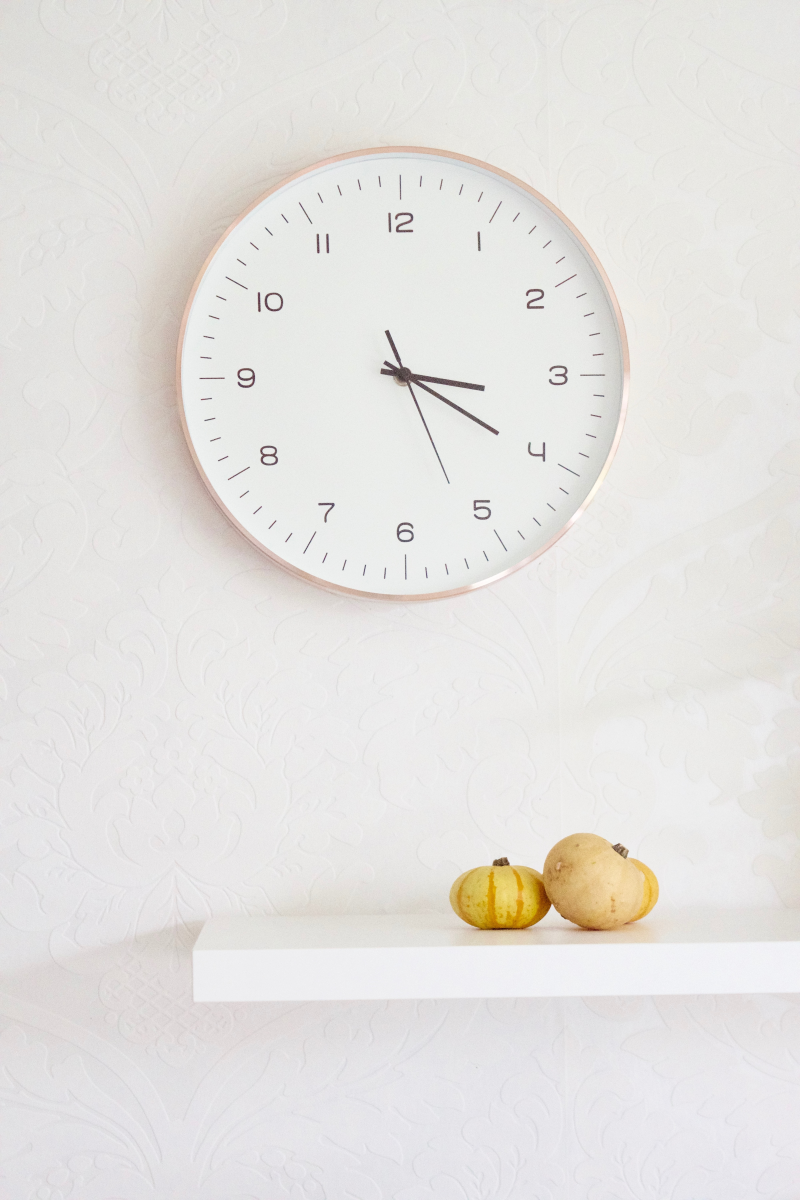
#> input picture 2.jpg, 4000 x 6000 px, given in place of 1.jpg, which was not available (shown at 1/5 size)
$ python projekt_zegarv3.py
#> lines starting #> are read from the running program, lines starting #| are printed output that depends on the picture; after the words box and inside, x2 and y2 are one past the last pixel; in counts of white or black regions, pixels touching at a corner belong together; pictures that were not available may be replaced by others from this repository, and a replacement may not be noted
import cv2
import numpy as np
import math

def main():
    #deklaracja zmiennych pomocniczych
    str1= "minuta: "
    str2= "godzina: "
    c1=6; c2=30 # 1 minuta = 6 stopni, 1h= 30 stopni
    j1=15; j2=60; j3=2; j4=11 # j1,j2 minuty do iteracji, j3,j4 godziny do iteracji
    clock_min = 0; clock_h =1;
    # deklaracja zmiennych przechowujacych nazwe i format zdjecia
    name = [str(i) for i in range(1, 31 )]
    format = '.jpg'
    for i in name: #glowna petla programu iterujaca zdjecia
        print(i) #numer zdjecia
        c = i + format #nazwa pliku
        img = cv2.imread(c, 0) #wczytanie zdjecia
#> img: shape (6000, 4000); min 0, max 255, mean 227.5
        img = cv2.resize(img, (0, 0), fx=0.1, fy=0.1) #zmiana wielksci obrazu
#> img: shape (600, 400)
        img_blur = cv2.medianBlur(img, 7)  # rozmycie zdjecia
        cimg = cv2.cvtColor(img_blur, cv2.COLOR_GRAY2BGR) # zdjecie w odcieniach
        # szarosci
        cimg2 = cv2.cvtColor(img, cv2.COLOR_GRAY2BGR)
        _, thersh1 = cv2.threshold(cimg, 150, 255, cv2.THRESH_BINARY_INV)
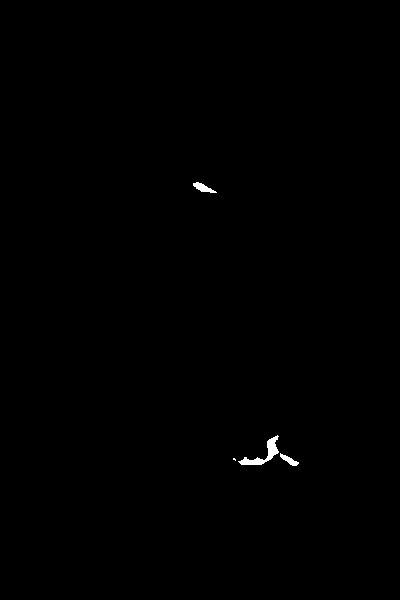
#> thersh1: shape (600, 400, 3); 0.24% white; 4 white regions (1 under 20 px), largest, box (x1, y1, x2, y2) and area: (238, 435, 279, 465) 349, (193, 182, 217, 193) 125, (280, 453, 299, 466) 100
        linesP,circles,cdst = kola(cimg2, img)  #wywolanie funkcji wykrywajacej
        if linesP is not None:
            # kolo i wskazowki zegara
            tab_l, tab_a, tab_d = linie(linesP, circles,cdst) #wywolanie funkcji
            # wyliczajacej katy wskazowek
            cdst,x,y,z = sort_function(tab_l,tab_a,tab_d,cdst) #wywolanie funkcji
            # sortujacej linie
            min = minuta(x[0], c1, str1,j1,j2,clock_min) # wywolanie funkcji liczacej
            # minuty
            h = minuta(x[1], c2, str2,j3,j4,clock_h) # wywolanie funkcji liczacej
            # godzine
            czas= str(h) +":" + str(min) # string przechowujacy godzine ze zdjecia
            print (czas) # wyswietlenie w teminalu godziny

            font = cv2.FONT_HERSHEY_SIMPLEX #font wyswietlanego tekstu na zdjeciu
            org = (50, 50)  # wielkosc fontu
            fontScale = 1  # skala fontu
            color = (255, 0, 0) # kolor niebieski w BGR
            thickness = 2 # grubosc linii rowna 2 px
            # Uzycie metody puttext w celu wyswietlenia tekstu na zdjeciu
            image = cv2.putText(img, czas, org, font,
                                fontScale, color, thickness, cv2.LINE_AA)
            cv2.imshow('detected circles', image) #wyswietlenie zdjecia
            cv2.waitKey(0) # czekanie na przycisk
            cv2.destroyAllWindows() # wylaczenie zdjecia
        else:
            print("Pominieto")

def kola(cimg2,img):
    edges = cv2.Canny(cimg2, 100, 200) # wykrycie krawedzi
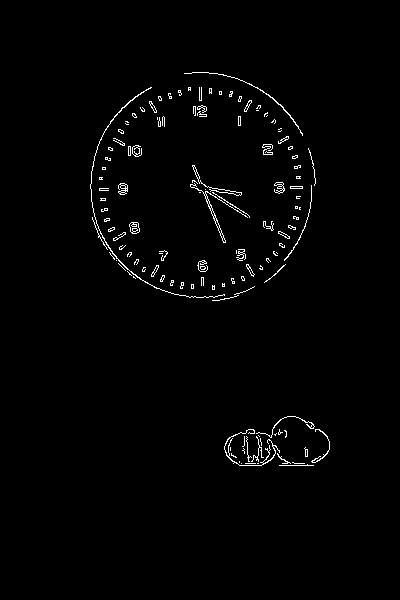
#> edges: shape (600, 400); 1.4% white in thin lines or dots, all inside (x1, y1, x2, y2) = (90, 72, 330, 466)
    # cv2.imshow('canny_filter', edges)
    # cv2.waitKey(0)
    # cv2.destroyAllWindows()
    # wykrycie okregow na zdjeciu
    circles = cv2.HoughCircles(edges, cv2.HOUGH_GRADIENT, 1, 300,
                               param1=50, param2=30, minRadius=30, maxRadius=200)
#> circles = [[200.5, 185.5, 112.2]]
    print(circles)
#| [[[200.5 185.5 112.2]]]
    if circles is not None:
        circles = np.uint16(np.around(circles)) # zmiana typu zmiennych tablicy okregu
#> circles = [[200, 186, 112]]
        diameter = [] # deklaracja tablicy do przechowywania srednicy okregu
        for k in circles[0, :]:
            diameter.append(k[2]) # wypelnienie tablicy srednica
            if max(diameter) == k[2]: # wykrycie najwiekszego okregu
                circles = k # ograniczenie sie do jednego okregu
#> this loop made 1 pass
#> after the loop, diameter = [112]
        # wyrysowanie okregu na zdjeciu
        cv2.circle(cimg2, (circles[0], circles[1]), circles[2], (0, 255, 0), 2)
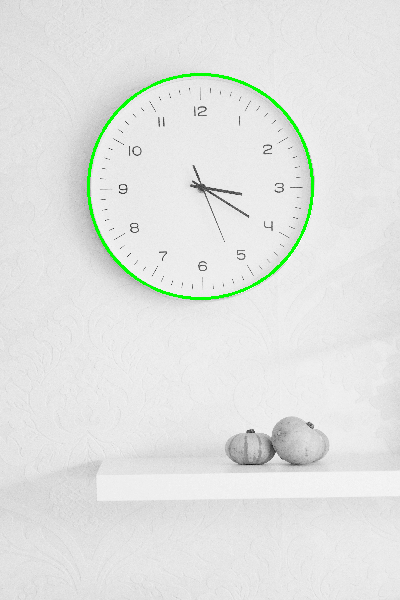
#> cimg2: shape (600, 400, 3); mean B, G, R 225.8, 228.1, 225.8
        # zaznaczenie na zdjeciu srodka okregu
        cv2.circle(cimg2, (circles[0], circles[1]), 2, (0, 0, 255), 3)
#> cimg2: shape (600, 400, 3); 0.02% of pixels changed, all inside (x1, y1, x2, y2) = (196, 182, 205, 191)

        mask = np.full((img.shape[0], img.shape[1]), 0, dtype=np.uint8) # czarne tlo
        # wyciecie w  tle okregu
        cv2.circle(mask, (circles[0], circles[1]), circles[2], (255, 255, 255), -1)
#> mask: shape (600, 400); 16.4% white; 1 white region, box (x1, y1, x2, y2) and area: (88, 74, 313, 299) 39381
        # nalozenie 2 zdjec
        fg = cv2.bitwise_or(img, img, mask=mask)
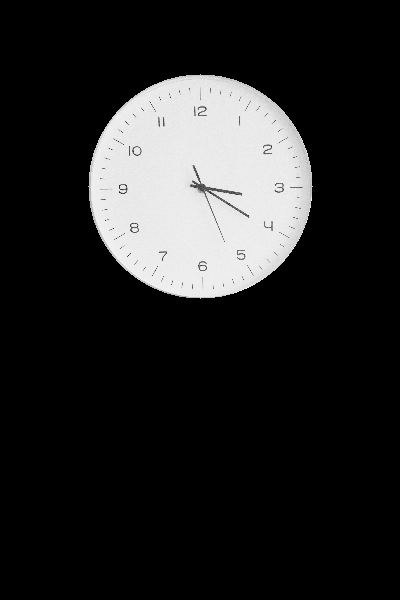
#> fg: shape (600, 400); min 0, max 253, mean 37.5
        # cv2.imshow('fg', fg)
        # cv2.waitKey(0)
        # cv2.destroyAllWindows()

        edges = cv2.Canny(fg, 100, 200) # wykrycie krawedzi
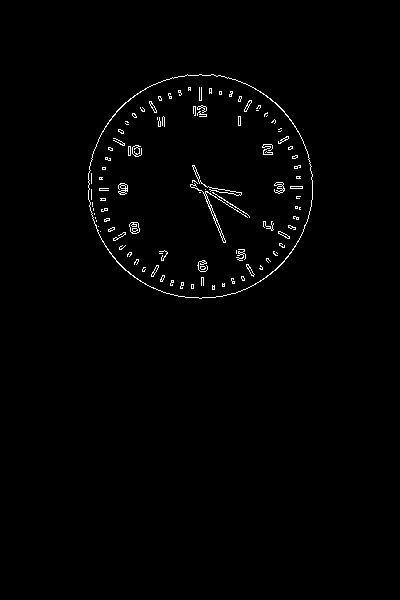
#> edges: shape (600, 400); 1.1% white in thin lines or dots, all inside (x1, y1, x2, y2) = (88, 74, 313, 299)

        # wykrycie linii w okregu
        linesP = cv2.HoughLinesP(edges, 1, np.pi / 180, 30, None, 30, 10)
#> linesP = 14 rows, first 6: [192, 184, 224, 202], [192, 166, 223, 242], [263, 222, 297, 242], [194, 165, 225, 242], [205, 189, 247, 214], [89, 188, 127, 188]
        cdst = cv2.cvtColor(edges, cv2.COLOR_GRAY2BGR) # zdjecie w odcieniach
#> in main, `linesP,circles,cdst = kola(cimg2, img)`: circles = [200, 186, 112]
        # szarosci
        if linesP is not None:
            return (linesP,circles,cdst) # zwrocenie parametrow linii, okregu i zdjecia
        else:
            print("None lines in circle")  # komunikat o braku okregow na zdjeciu
            linesP = None
            circles = None
            cdst = None
            return (linesP, circles, cdst)
    else:
        print("None objects in circles") # komunikat o braku okregow na zdjeciu
        linesP = None
        circles = None
        cdst=None
        return(linesP,circles,cdst)

def linie(linesP,circles,cdst):
    tab_d =[]
    tab_l =[]
    tab_a =[]
    if linesP is not None:
        for j in range(0, len(linesP)):
            l = linesP[j][0] #parametry linii
            x = np.sqrt((circles[0] - l[0]) ** 2 + (circles[1] - l[1]) ** 2) # odlegosc jednego konca wskazowki od srodka okregu
            y = np.sqrt((circles[0] - l[2]) ** 2 + (circles[1] - l[3]) ** 2) # odlegosc drugiego konca wskazowki od srodka okregu
            d = np.sqrt((l[0] - l[2]) ** 2 + (l[1] - l[3]) ** 2) #dlugosc odcinka
            if (x <= 40) or (y <= 40): #pominiecie linii od srodka okregu o odleglosci wiekszej niz podana
                tab_d.append(d) #dodanie parametru dlugosci wskazowki do tablicy
                if x < y:
                    # obliczenie kata nachylenia wskazowki zegara w zaleznosci od tego
                    # ktora strona wskazowki jest blizej srodka okregu
                    angle = int(math.atan2(-(l[3] - circles[1]), l[2] - circles[0]) * 180 / math.pi)
                else:
                    angle = int(math.atan2(-(l[1] - circles[1]), l[0] - circles[0]) * 180 / math.pi)
                if angle < 0: # gdy kat ujemny dodaj 360 stopni
                    angle += 360
                tab_l.append(l) # dodaj parametry wskazowki do tablicy
                tab_a.append(angle) # dodaj kat do tablicy
            else:
                pass # jesli wskazowka oddalona od srodka okregu, pomin
#> this loop made 14 passes
#> (l, x, y, d, angle) on passes 1, 2, 4, 5, 7, 8: ([192, 184, 224, 202], 8.25, 28.84, 36.72, 327), ([192, 166, 223, 242], 21.54, 60.54, 82.08, 293), ([194, 165, 225, 242], 21.84, 61.33, 83.01, 295), ([205, 189, 247, 214], 5.83, 54.71, 48.88, 330), ([199, 192, 241, 193], 6.08, 41.59, 42.01, 351), ([198, 190, 229, 190], 4.47, 29.27, 31, 353)
#> (l, x, y, d) on passes 3, 6, 9, 10, 11, 12: ([263, 222, 297, 242], 72.56, 112, 39.45), ([89, 188, 127, 188], 111, 73.03, 38), ([238, 124, 258, 90], 72.72, 112.2, 39.45), ([263, 225, 296, 243], 74.09, 111.6, 37.59), ([263, 152, 298, 132], 71.59, 111.9, 40.31), ([105, 245, 138, 226], 111.8, 73.78, 38.08)
#> after the loop, tab_a = [327, 293, 295, 330, 351, 353]; tab_d = [36.72, 82.08, 83.01, 48.88, 42.01, 31]; tab_l = [[192, 184, 224, 202], [192, 166, 223, 242], [194, 165, 225, 242], [205, 189, 247, 214], [199, 192, 241, 193], [198, 190, 229, 190]]
#> in main, `tab_l, tab_a, tab_d = linie(linesP, circles,cdst)`: tab_a = [327, 293, 295, 330, 351, 353]; tab_d = [36.72, 82.08, 83.01, 48.88, 42.01, 31]
    else:
        print("no lines detected") # gdy nie wykryto linii wypisz komunikat
    return (tab_l,tab_a,tab_d) # zwroc utworzone tablice

def sort_function(tab_l,tab_a,tab_d,cdst): #fukcja filtrujaca linie po dlugosci i kacie
    x=[]
    tab_L=[] #tablice do przechowywania kolejno,parametrow wskazowki, kata i dlugosci wskazowki
    tab_A=[]
    tab_D=[]
    y = []
    z= []
    list={};list2={} #slowniki by moc sortowac po dlugosci linie i nie stracic jej pozostalych parametrow
    for i in range(len(tab_a)):
        list[round(tab_d[i],2)]= tab_a[i] #uzaleznienie dl. wskazowki od jej kata
        list2[round(tab_d[i],2)]= tab_l[i] #uzaleznienie dl. wskazowki od jej wektora parametrow
#> this loop made 6 passes
#> after the loop, list = {36.72: 327, 82.08: 293, 83.01: 295, 48.88: 330, 42.01: 351, 31: 353}; list2 = {36.72: [192, 184, 224, 202], 82.08: [192, 166, 223, 242], 83.01: [194, 165, 225, 242], 48.88: [205, 189, 247, 214], 42.01: [199, 192, 241, 193], 31: [198, 190, 229, 190]}
    for i in sorted(list, reverse = True):
        tab_D.append(i) #posortowane dlugosci linii
        tab_A.append(list[i]) # dodanie do tablicy katow posortowanych linii
#> this loop made 6 passes
#> i on passes 1 to 6: 83.01, 82.08, 48.88, 42.01, 36.72, 31
#> after the loop, tab_A = [295, 293, 330, 351, 327, 353]; tab_D = [83.01, 82.08, 48.88, 42.01, 36.72, 31]
    for i in sorted(list2, reverse = True):
        tab_L.append(list2[i]) # analogicznie dodane do tablicy wektor parametrow posortowanych linii
        tab_a = tab_A
        tab_d = tab_D
        tab_l = tab_L
#> this loop made 6 passes
#> (i, tab_l) on passes 1 to 2: (83.01, [[194, 165, 225, 242]]), (82.08, [[194, 165, 225, 242], [192, 166, 223, 242]])
#> after the loop, tab_L = [[194, 165, 225, 242], [192, 166, 223, 242], [205, 189, 247, 214], [199, 192, 241, 193], [192, 184, 224, 202], [198, 190, 229, 190]]

    #pominiecie linii o zblizonym kacie
    iter = 0
    for i in tab_a:
        tab = []
        if len(x) == 0: # jesli tablica jest pusta uzupelnij pierwsza wartosciami [kat, wektor linii,dlugosc]
            x.append(tab_a[0]); y.append(tab_l[iter]),z.append(tab_d[iter])
        else:
            for j in range(len(x)):
                # zbadaj roznice katow gdy mniejsze niz 20 stopni lub wieksze jak 350,  dodaj do tab jedynke
                if (abs(i-x[j])< 20) or (abs(i-x[j])>350) :
                    tab.append(1)
                # inaczej dodaj do tab 0
                else:
                    tab.append(0)
            # gdy 1 reprezentujaca zblizony kat, pomin linie
            if 1 in tab:
                pass
            # gdy 0 i w tablicy x mniej niz jedna wskazowka dodaj parametry linii do tablic
            else: #
                if len(x) <= 2:
                    x.append(i); y.append(tab_l[iter]) #tab x- kat, tab y wektor linii, tab z -dl. linii
                    z.append(tab_d[iter])
        iter += 1
#> this loop made 6 passes
#> i on passes 1 to 6: 295, 293, 330, 351, 327, 353
#> after the loop, iter = 6; x = [295, 330, 351]; y = [[194, 165, 225, 242], [205, 189, 247, 214], [199, 192, 241, 193]]; z = [83.01, 48.88, 42.01]

    for i in range(len(x)):
        print(x[i],y[i]) # wyswietl parametry linii
        l = y[i]
        #narysuj na zdjeciu linie, nastepnie wyswietl zdjecie
        cv2.line(cdst, (l[0], l[1]), (l[2], l[3]), (0, 0, 255), 3, cv2.LINE_AA)
        cv2.imshow('sorted  ', cdst)
        cv2.waitKey(0)
        cv2.destroyAllWindows()
#> this loop made 3 passes
#| 295 [194 165 225 242]
#| 330 [205 189 247 214]
#| 351 [199 192 241 193]
#> pass 1, in sort_function, `cv2.imshow('sorted  ', cdst)`:
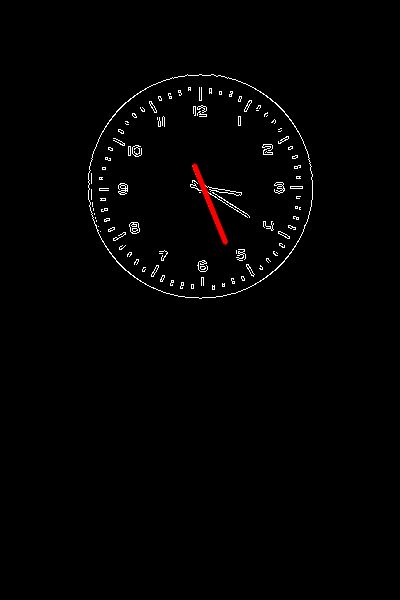
#> window 'sorted  ': shape (600, 400, 3); mean B, G, R 2.7, 2.7, 3.2
#> after the loop:
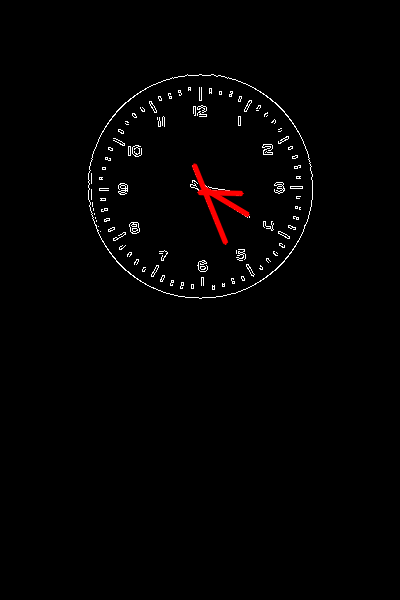
#> cdst: shape (600, 400, 3); mean B, G, R 2.5, 2.5, 3.5
#> in main, `cdst,x,y,z = sort_function(tab_l,tab_a,tab_d,cdst)`: x = [330, 351]; y = [[205, 189, 247, 214], [199, 192, 241, 193]]; z = [48.88, 42.01]
    if len(x) > 2:  # gdy wiecej niz 2 wskazowki, pozbadz sie parametrow tej najdluzszej (sek)
        del x[0]
        del y[0]
        del z[0]
    return cdst,x,y,z #zwroc parametry wskazowek zegara i zdjecie zegara

def minuta(angle, c, str,t1,t2,x): #odczyt wskazowek zegara
#> called with angle = 330, c = 6, str = 'minuta: ', t1 = 15, t2 = 60, x = 0
    if angle >= 0 and angle <=90: # gdy kat pomiedzy podanymi przypisz parametry do iteracji
        i =0; i_old=0; j=t1 # i obecnie badany kat, i_old poprzedni kat, j- czas (min lub h) przy kacie = 0
        while i < 90: # gdy kat mniejszy od 90
            i+= c # inkrementuj co krok c (6-minuty lub 30-godziny) stopni
            if angle >= i_old and angle < i: # jesli kat mniejszy miesci sie miedzy iterowanym przedzialem
                minuta = j # czas rowny j
                print(str,minuta) #wyswietl czas w terminalu
                if (x <= 0)  & (minuta >= 60): # jesli liczone sa minuty (x = 0) i minuty wieksze jak 60
                    minuta = 0; # minuty = 0
                elif (x>=0) & (minuta<=0): # gdy wywolana funkcja godziny i zmienna minuty mniejsza od zera
                    minuta = 12; #godzina jest rowna 12
                break
            j -= 1 # dekrementacja czasu
            i_old = i #przypisanie ostatniego kata
    else:
        i =90; i_old=90; j=t2; # gdy kat wiekszy niz 90  zacznij iteracje kata od i = 90, pozostale analogicznie
        while i < 360: # gdy kat mniejszy niz 360
            i+= c # inkrementuj kat co krok c
            if angle >= i_old and angle < i: # analogicznie odczytaj czas
                minuta = j
                if minuta >= 60: # gdy minuty = 60, przypisz 0
                    minuta = 0;
                print(str,minuta)
                break
            j -= 1
            i_old = i
    return minuta # zwroc parametr przechowujacy czas zegara

if __name__ == "__main__":
    main()
#> in main, `min = minuta(x[0], c1, str1,j1,j2,clock_min)`: min = 20
#> in main, `h = minuta(x[1], c2, str2,j3,j4,clock_h)`: h = 3
#> in main, `czas= str(h) +":" + str(min)`: czas = '3:20'
#| 3:20
#> in main, `font = cv2.FONT_HERSHEY_SIMPLEX`: font = 0
#> pass 3 of the loop in main, `for i in name:`:
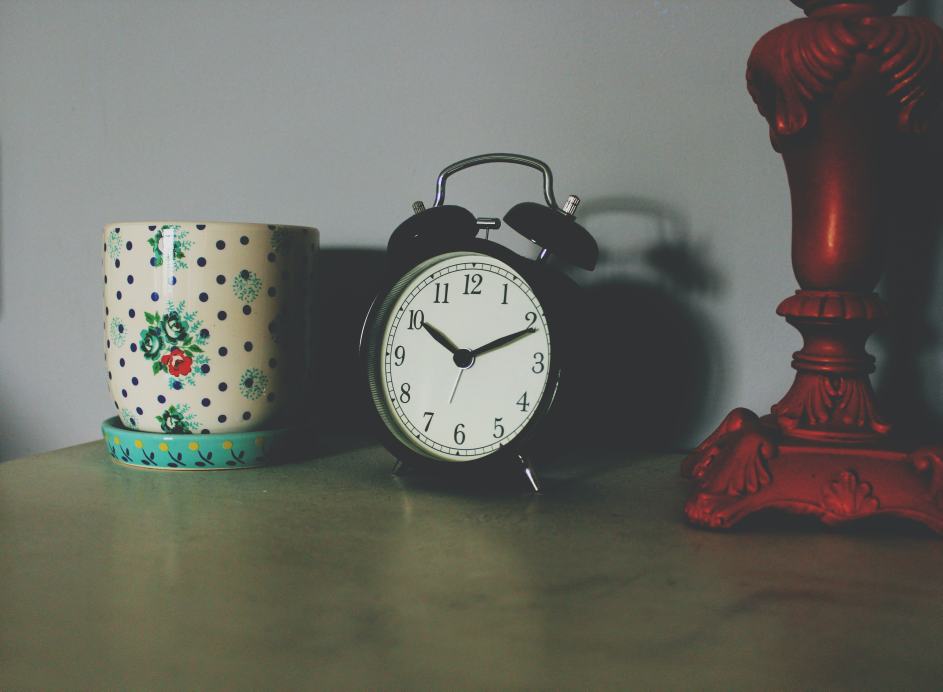
#> input picture 3.jpg, 4711 x 3456 px (shown at 1/5 size)
#> img_blur: shape (346, 471)
#> cimg: shape (346, 471, 3)
#> in main, `_, thersh1 = cv2.threshold(cimg, 150, 255, cv2.THRESH_BINARY_INV)`:
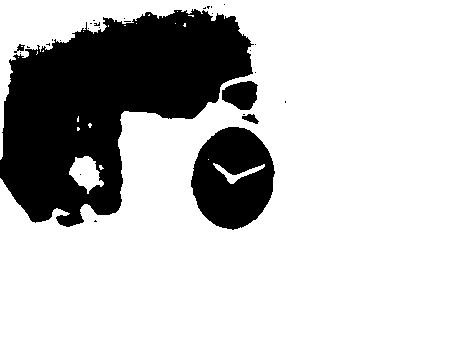
#> thersh1: shape (346, 471, 3); 76.8% white; 29 black regions (24 under 20 px), largest, box (x1, y1, x2, y2) and area: (0, 9, 254, 227) 30570, (191, 127, 275, 230) 6222, (222, 81, 258, 110) 764, (242, 114, 259, 124) 94, (14, 44, 25, 53) 44
#| [[[122.5 179.5  69.6]]]
#> mask: shape (346, 471); 9.4% white; 1 white region, box (x1, y1, x2, y2) and area: (52, 110, 193, 251) 15373
#> fg: shape (346, 471)
#> in kola (call 3), `linesP = cv2.HoughLinesP(edges, 1, np.pi / 180, 30, None, 30, 10)`: linesP = 16 rows, first 6: [77, 146, 101, 235], [82, 238, 91, 151], [69, 226, 125, 136], [56, 157, 114, 215], [83, 150, 95, 192], [76, 233, 119, 233]
#> in main, `linesP,circles,cdst = kola(cimg2, img)`: circles = [122, 180, 70]
#> in main, `tab_l, tab_a, tab_d = linie(linesP, circles,cdst)`: tab_l = [[56, 157, 114, 215], [83, 150, 95, 192], [79, 217, 87, 166], [93, 190, 102, 159], [93, 156, 103, 187], [121, 213, 122, 171], [64, 154, 102, 179], [85, 120, 93, 177]]; tab_a = [160, 142, 221, 200, 140, 269, 155, 121]; tab_d = [82.02, 43.68, 51.62, 32.28, 32.57, 42.01, 45.49, 57.56]
#> the loop in sort_function (call 3), `for i in range(len(tab_a)):` made 8 passes
#> after the loop in sort_function (call 3), `for i in range(len(tab_a)):`: list = {82.02: 160, 43.68: 142, 51.62: 221, 32.28: 200, 32.57: 140, 42.01: 269, 45.49: 155, 57.56: 121}; list2 = {82.02: [56, 157, 114, 215], 43.68: [83, 150, 95, 192], 51.62: [79, 217, 87, 166], 32.28: [93, 190, 102, 159], 32.57: [93, 156, 103, 187], 42.01: [121, 213, 122, 171], 45.49: [64, 154, 102, 179], 57.56: [85, 120, 93, 177]}
#> the loop in sort_function (call 3), `for i in sorted(list, reverse = True):` made 8 passes
#> i on passes 1 to 8: 82.02, 57.56, 51.62, 45.49, 43.68, 42.01, 32.57, 32.28
#> after the loop in sort_function (call 3), `for i in sorted(list, reverse = True):`: tab_A = [160, 121, 221, 155, 142, 269, 140, 200]; tab_D = [82.02, 57.56, 51.62, 45.49, 43.68, 42.01, 32.57, 32.28]
#> the loop in sort_function (call 3), `for i in sorted(list2, reverse = True):` made 8 passes
#> after the loop in sort_function (call 3), `for i in sorted(list2, reverse = True):`: tab_L = [[56, 157, 114, 215], [85, 120, 93, 177], [79, 217, 87, 166], [64, 154, 102, 179], [83, 150, 95, 192], [121, 213, 122, 171], [93, 156, 103, 187], [93, 190, 102, 159]]
#> the loop in sort_function (call 3), `for i in tab_a:` made 8 passes
#> i on passes 1 to 8: 160, 121, 221, 155, 142, 269, 140, 200
#> after the loop in sort_function (call 3), `for i in tab_a:`: iter = 8; x = [160, 121, 221]; y = [[56, 157, 114, 215], [85, 120, 93, 177], [79, 217, 87, 166]]; z = [82.02, 57.56, 51.62]
#> the loop in sort_function (call 3), `for i in range(len(x)):` made 3 passes
#> (printed output is left out)
#> after the loop in sort_function (call 3), `for i in range(len(x)):`:
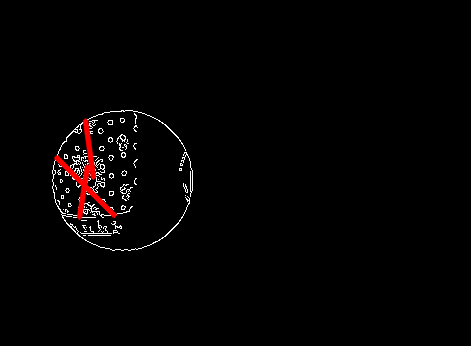
#> cdst: shape (346, 471, 3); mean B, G, R 2.7, 2.7, 4.3
#> in main, `cdst,x,y,z = sort_function(tab_l,tab_a,tab_d,cdst)`: x = [121, 221]; y = [[85, 120, 93, 177], [79, 217, 87, 166]]; z = [57.56, 51.62]
#> min = 55
#> h = 7
#> czas = '7:55'
#| 7:55
#> image: shape (346, 471)
#> the loop made 8 passes; the first 3 are shown
#> (the run stopped early here; a loop or call above may not have finished)
